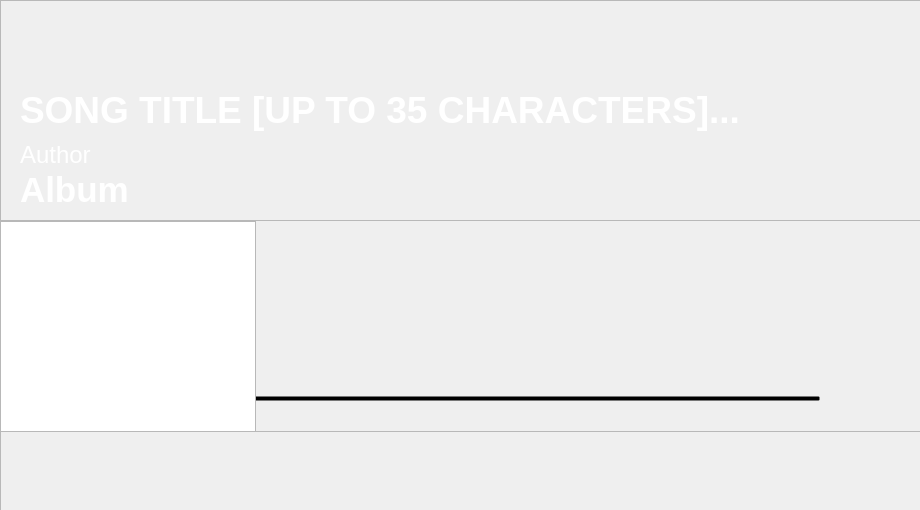
<?xml version="1.0" encoding="UTF-8"?>
<ui version="4.0">
    <class>media_player</class>
    <widget class="QWidget" name="media_player">
        <property name="geometry">
            <rect>
                <x>0</x>
                <y>0</y>
                <width>920</width>
                <height>510</height>
            </rect>
        </property>
        <property name="windowTitle">
            <string>Form</string>
        </property>
        <property name="autoFillBackground">
            <bool>false</bool>
        </property>
        <widget class="QSlider" name="horizontalSlider">
            <property name="geometry">
                <rect>
                    <x>110</x>
                    <y>390</y>
                    <width>711</width>
                    <height>17</height>
                </rect>
            </property>
            <property name="styleSheet">
                <string notr="true">background-color: transparent</string>
            </property>
            <property name="orientation">
                <enum>Qt::Horizontal</enum>
            </property>
        </widget>
        <widget class="QLabel" name="cover">
            <property name="geometry">
                <rect>
                    <x>0</x>
                    <y>0</y>
                    <width>510</width>
                    <height>510</height>
                </rect>
            </property>
            <property name="text">
                <string/>
            </property>
            <property name="pixmap">
                <pixmap resource="../../../assets/resources.qrc">:/cover.jpg</pixmap>
            </property>
            <property name="scaledContents">
                <bool>true</bool>
            </property>
        </widget>
        <widget class="QLabel" name="cover_bl">
            <property name="geometry">
                <rect>
                    <x>0</x>
                    <y>0</y>
                    <width>920</width>
                    <height>510</height>
                </rect>
            </property>
            <property name="text">
                <string/>
            </property>
            <property name="pixmap">
                <pixmap resource="../../../assets/resources.qrc">:/cover_bl.jpg</pixmap>
            </property>
            <property name="scaledContents">
                <bool>true</bool>
            </property>
        </widget>
        <widget class="QFrame" name="frame">
            <property name="geometry">
                <rect>
                    <x>0</x>
                    <y>431</y>
                    <width>921</width>
                    <height>80</height>
                </rect>
            </property>
            <property name="styleSheet">
                <string notr="true">background-color: rgba(0,0,0,.5)</string>
            </property>
            <property name="frameShape">
                <enum>QFrame::StyledPanel</enum>
            </property>
            <property name="frameShadow">
                <enum>QFrame::Plain</enum>
            </property>
            <widget class="QWidget" name="horizontalLayoutWidget">
                <property name="geometry">
                    <rect>
                        <x>0</x>
                        <y>0</y>
                        <width>921</width>
                        <height>78</height>
                    </rect>
                </property>
                <layout class="QHBoxLayout" name="horizontalLayout">
                    <item>
                        <widget class="QPushButton" name="source">
                            <property name="sizePolicy">
                                <sizepolicy hsizetype="Minimum" vsizetype="Preferred">
                                    <horstretch>0</horstretch>
                                    <verstretch>0</verstretch>
                                </sizepolicy>
                            </property>
                            <property name="text">
                                <string/>
                            </property>
                            <property name="icon">
                                <iconset resource="../../../assets/resources.qrc">
                                    <normaloff>:/ico_source.png</normaloff>:/ico_source.png</iconset>
                            </property>
                            <property name="iconSize">
                                <size>
                                    <width>64</width>
                                    <height>64</height>
                                </size>
                            </property>
                            <property name="flat">
                                <bool>true</bool>
                            </property>
                        </widget>
                    </item>
                    <item>
                        <widget class="QPushButton" name="back">
                            <property name="sizePolicy">
                                <sizepolicy hsizetype="Minimum" vsizetype="Preferred">
                                    <horstretch>0</horstretch>
                                    <verstretch>0</verstretch>
                                </sizepolicy>
                            </property>
                            <property name="text">
                                <string/>
                            </property>
                            <property name="icon">
                                <iconset resource="../../../assets/resources.qrc">
                                    <normaloff>:/ico_bw.png</normaloff>:/ico_bw.png</iconset>
                            </property>
                            <property name="iconSize">
                                <size>
                                    <width>64</width>
                                    <height>64</height>
                                </size>
                            </property>
                            <property name="flat">
                                <bool>true</bool>
                            </property>
                        </widget>
                    </item>
                    <item>
                        <widget class="QPushButton" name="control">
                            <property name="sizePolicy">
                                <sizepolicy hsizetype="Minimum" vsizetype="Preferred">
                                    <horstretch>0</horstretch>
                                    <verstretch>0</verstretch>
                                </sizepolicy>
                            </property>
                            <property name="text">
                                <string/>
                            </property>
                            <property name="icon">
                                <iconset resource="../../../assets/resources.qrc">
                                    <normaloff>:/ico_play.png</normaloff>:/ico_play.png</iconset>
                            </property>
                            <property name="iconSize">
                                <size>
                                    <width>64</width>
                                    <height>64</height>
                                </size>
                            </property>
                            <property name="flat">
                                <bool>true</bool>
                            </property>
                        </widget>
                    </item>
                    <item>
                        <widget class="QPushButton" name="forward">
                            <property name="sizePolicy">
                                <sizepolicy hsizetype="Minimum" vsizetype="Preferred">
                                    <horstretch>0</horstretch>
                                    <verstretch>0</verstretch>
                                </sizepolicy>
                            </property>
                            <property name="text">
                                <string/>
                            </property>
                            <property name="icon">
                                <iconset resource="../../../assets/resources.qrc">
                                    <normaloff>:/ico_fw.png</normaloff>:/ico_fw.png</iconset>
                            </property>
                            <property name="iconSize">
                                <size>
                                    <width>64</width>
                                    <height>64</height>
                                </size>
                            </property>
                            <property name="flat">
                                <bool>true</bool>
                            </property>
                        </widget>
                    </item>
                    <item>
                        <widget class="QPushButton" name="repeat">
                            <property name="sizePolicy">
                                <sizepolicy hsizetype="Minimum" vsizetype="Preferred">
                                    <horstretch>0</horstretch>
                                    <verstretch>0</verstretch>
                                </sizepolicy>
                            </property>
                            <property name="text">
                                <string/>
                            </property>
                            <property name="icon">
                                <iconset resource="../../../assets/resources.qrc">
                                    <normaloff>:/ico_repeat.png</normaloff>:/ico_repeat.png</iconset>
                            </property>
                            <property name="iconSize">
                                <size>
                                    <width>64</width>
                                    <height>64</height>
                                </size>
                            </property>
                            <property name="flat">
                                <bool>true</bool>
                            </property>
                        </widget>
                    </item>
                </layout>
            </widget>
        </widget>
        <widget class="QFrame" name="frame_2">
            <property name="geometry">
                <rect>
                    <x>0</x>
                    <y>0</y>
                    <width>921</width>
                    <height>221</height>
                </rect>
            </property>
            <property name="styleSheet">
                <string notr="true">background-color: rgba(0,0,0,.5)</string>
            </property>
            <property name="frameShape">
                <enum>QFrame::StyledPanel</enum>
            </property>
            <property name="frameShadow">
                <enum>QFrame::Plain</enum>
            </property>
            <widget class="QLabel" name="title">
                <property name="geometry">
                    <rect>
                        <x>20</x>
                        <y>80</y>
                        <width>851</width>
                        <height>61</height>
                    </rect>
                </property>
                <property name="styleSheet">
                    <string notr="true">background-color:transparent; color: #FFF</string>
                </property>
                <property name="text">
                    <string>&lt;html&gt;&lt;head/&gt;&lt;body&gt;&lt;p&gt;&lt;span style=&quot; font-size:28pt; font-weight:600;&quot;&gt;SONG TITLE [UP TO 35 CHARACTERS]...&lt;/span&gt;&lt;/p&gt;&lt;/body&gt;&lt;/html&gt;</string>
                </property>
            </widget>
            <widget class="QLabel" name="author">
                <property name="geometry">
                    <rect>
                        <x>20</x>
                        <y>140</y>
                        <width>421</width>
                        <height>31</height>
                    </rect>
                </property>
                <property name="styleSheet">
                    <string notr="true">background-color:transparent; color: #FFF</string>
                </property>
                <property name="text">
                    <string>&lt;html&gt;&lt;head/&gt;&lt;body&gt;&lt;p&gt;&lt;span style=&quot; font-size:18pt;&quot;&gt;Author&lt;/span&gt;&lt;/p&gt;&lt;/body&gt;&lt;/html&gt;</string>
                </property>
            </widget>
            <widget class="QLabel" name="album">
                <property name="geometry">
                    <rect>
                        <x>20</x>
                        <y>170</y>
                        <width>411</width>
                        <height>41</height>
                    </rect>
                </property>
                <property name="styleSheet">
                    <string notr="true">background-color:transparent; color: #FFF</string>
                </property>
                <property name="text">
                    <string>&lt;html&gt;&lt;head/&gt;&lt;body&gt;&lt;p&gt;&lt;span style=&quot; font-size:26pt; font-weight:600;&quot;&gt;Album&lt;/span&gt;&lt;/p&gt;&lt;/body&gt;&lt;/html&gt;</string>
                </property>
            </widget>
        </widget>
        <widget class="QListWidget" name="sources">
            <property name="enabled">
                <bool>true</bool>
            </property>
            <property name="visible">
                <bool>false</bool>
            </property>
            <property name="geometry">
                <rect>
                    <x>0</x>
                    <y>221</y>
                    <width>256</width>
                    <height>211</height>
                </rect>
            </property>
            <property name="styleSheet">
                <string notr="true">background-color: rgba(0,0,0,.5)</string>
            </property>
            <property name="frameShadow">
                <enum>QFrame::Plain</enum>
            </property>
            <property name="alternatingRowColors">
                <bool>true</bool>
            </property>
        </widget>
        <zorder>cover_bl</zorder>
        <zorder>cover</zorder>
        <zorder>frame_2</zorder>
        <zorder>horizontalSlider</zorder>
        <zorder>frame</zorder>
        <zorder>horizontalLayoutWidget</zorder>
        <zorder>sources</zorder>
    </widget>
    <resources>
        <include location="../../../assets/resources.qrc"/>
    </resources>
    <connections/>
</ui>
